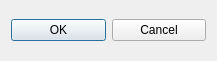
<?xml version="1.0" encoding="UTF-8"?>
<ui version="4.0">
 <class>Dialog</class>
 <widget class="QDialog" name="Dialog">
  <property name="geometry">
   <rect>
    <x>0</x>
    <y>0</y>
    <width>217</width>
    <height>61</height>
   </rect>
  </property>
  <property name="windowTitle">
   <string>Dialog</string>
  </property>
  <layout class="QVBoxLayout" name="vertical_layout">
   <item>
    <layout class="QGridLayout" name="parameters_grid_layout">
     <property name="sizeConstraint">
      <enum>QLayout::SetNoConstraint</enum>
     </property>
    </layout>
   </item>
   <item>
    <layout class="QHBoxLayout" name="buttons_horizontal_layout">
     <item>
      <widget class="QPushButton" name="push_button_ok">
       <property name="text">
        <string>OK</string>
       </property>
      </widget>
     </item>
     <item>
      <widget class="QPushButton" name="push_button_cancel">
       <property name="text">
        <string>Cancel</string>
       </property>
      </widget>
     </item>
    </layout>
   </item>
  </layout>
 </widget>
 <resources/>
 <connections>
  <connection>
   <sender>push_button_cancel</sender>
   <signal>clicked()</signal>
   <receiver>Dialog</receiver>
   <slot>close()</slot>
   <hints>
    <hint type="sourcelabel">
     <x>229</x>
     <y>190</y>
    </hint>
    <hint type="destinationlabel">
     <x>167</x>
     <y>158</y>
    </hint>
   </hints>
  </connection>
 </connections>
</ui>
